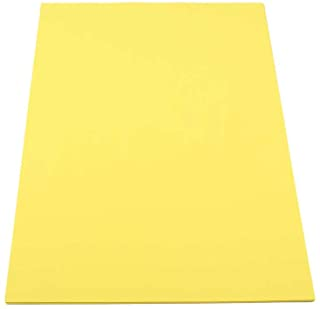
#> input picture paper.jpg, 320 x 309 px
$ jupyter execute Untitled28.ipynb
#> lines starting #> are read from the running program, lines starting #| are printed output that depends on the picture; after the words box and inside, x2 and y2 are one past the last pixel; in counts of white or black regions, pixels touching at a corner belong together
[cell 1]
# 원근 변환 (perspective.py)

import cv2
import numpy as np

file_name = "paper.jpg"
img = cv2.imread(file_name)
#> img is the input picture: shape (309, 320, 3); mean B, G, R 137.6, 238.7, 252.9
rows, cols = img.shape[:2]
#> rows = 309; cols = 320

#---① 원근 변환 전 후 4개 좌표
pts1 = np.float32([[0,0], [0,rows], [cols, 0], [cols,rows]])
#> pts1 = [[0, 0], [0, 309], [320, 0], [320, 309]]
pts2 = np.float32([[100,50], [10,rows-50], [cols-100, 50], [cols-10,rows-50]])

#---② 변환 전 좌표를 원본 이미지에 표시
cv2.circle(img, (0,0), 10, (255,0,0), -1)
#> img: shape (309, 320, 3); 0.09% of pixels changed, all inside (x1, y1, x2, y2) = (0, 0, 11, 11)
cv2.circle(img, (0,rows), 10, (0,255,0), -1)
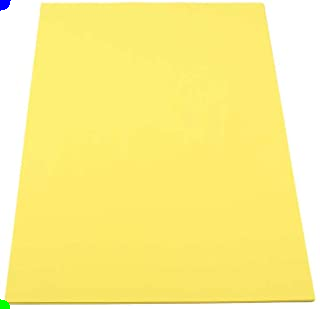
#> img: shape (309, 320, 3); mean B, G, R 137.5, 238.5, 252.5
cv2.circle(img, (cols,0), 10, (0,0,255), -1)
#> img: shape (309, 320, 3); 0.08% of pixels changed, all inside (x1, y1, x2, y2) = (310, 0, 320, 10)
cv2.circle(img, (cols,rows), 10, (0,255,255), -1)
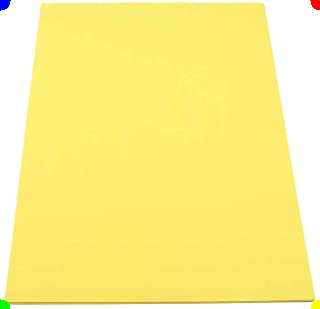
#> img: shape (309, 320, 3); mean B, G, R 137.1, 238.3, 252.5

#---③ 원근 변환 행렬 계산
mtrx = cv2.getPerspectiveTransform(pts1, pts2)
#---④ 원근 변환 적용
dst = cv2.warpPerspective(img, mtrx, (cols, rows))
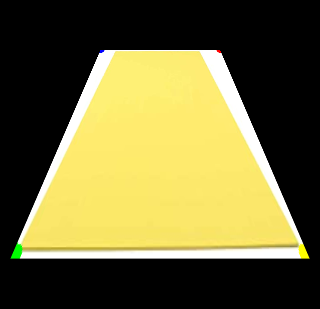
#> dst: shape (309, 320, 3); mean B, G, R 57.2, 103.9, 110.6

cv2.imshow("origin", img)
cv2.imshow('perspective', dst)
cv2.waitKey(0)
cv2.destroyAllWindows()
